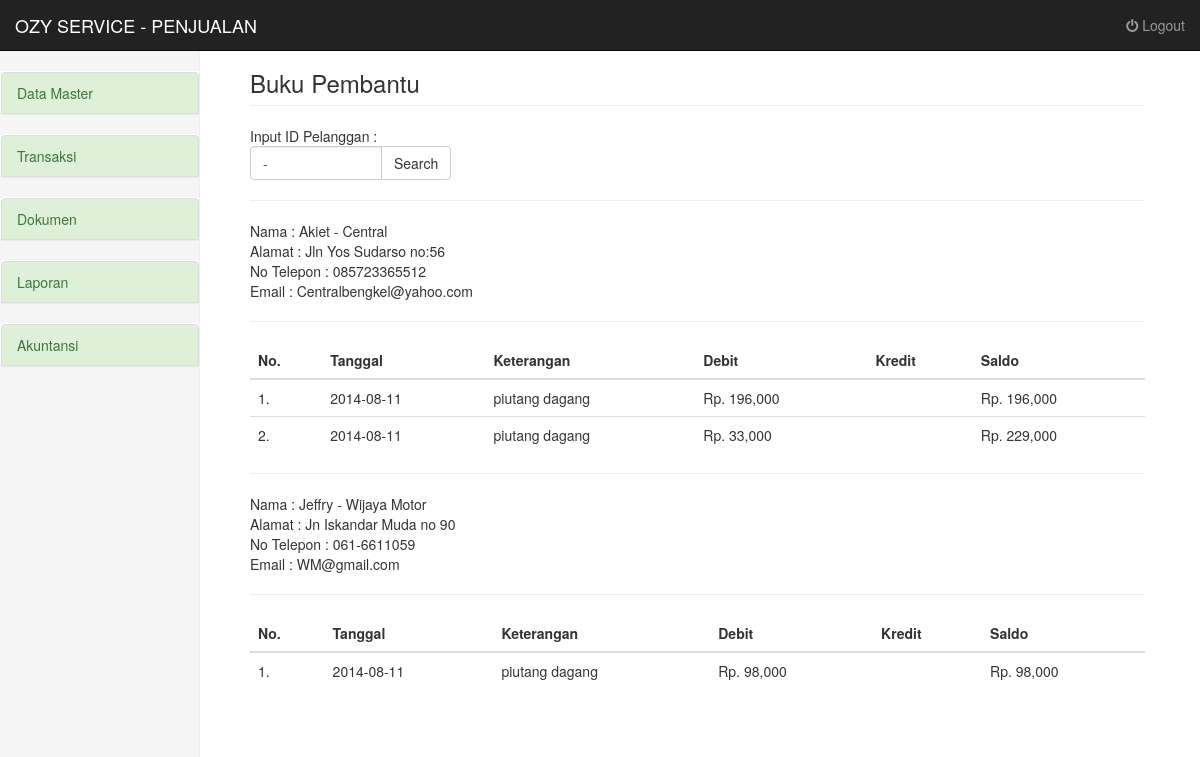
The page /penjualan/buku_besar_pembantu/index.php (signed in) on the database its author committed.
### tables this page shows
CREATE TABLE IF NOT EXISTS `pelanggan` (
  `id_pelanggan` varchar(20) NOT NULL,
  `nama_pelanggan` text NOT NULL,
  `toko` varchar(20) NOT NULL,
  `alamat` text NOT NULL,
  `no_telepon` text NOT NULL,
  `email` varchar(30) NOT NULL,
  PRIMARY KEY (`id_pelanggan`)
);

CREATE TABLE IF NOT EXISTS `jurnal` (
  `tanggal` date NOT NULL,
  `keterangan` varchar(50) NOT NULL,
  `ref` varchar(50) NOT NULL,
  `debit` int(10) NOT NULL,
  `kredit` int(10) NOT NULL,
  `pelanggan` varchar(20) NOT NULL,
  `no` int(20) NOT NULL AUTO_INCREMENT,
  PRIMARY KEY (`no`),
  UNIQUE KEY `no` (`no`)
);

### penjualan/buku_besar_pembantu/index.php (the view, shortened to what this page needs)
<?php
require_once("../templates/header.php");
$cari = $_GET["cari"];
?>
<div class="col-sm-9 col-sm-offset-3 col-md-10 col-md-offset-2 main">
<h3 class="page-header"></i> Buku Pembantu</h3>
<form class="form-inline" method="GET" action="index.php">
  <div class="row">
    <div class="col-lg-3">
        Input ID Pelanggan :
        <div class="input-group">
          <input type="text" class="form-control" name="cari" value="<?php echo $_GET['cari']; ?>">
          <span class="input-group-btn">
            <button class="btn btn-default" type="submit">Search</button>
          </span>
        </div>
      </div>
       <div class="col-lg-3">
</form>
       </div>
  </div>
  <div class="row">
  <div class="col-md-12">
    <?php
      $qid_p = mysql_query("SELECT DISTINCT pelanggan FROM jurnal WHERE pelanggan LIKE '%".$cari."%'");
      while($id_p = mysql_fetch_array($qid_p)){
    ?>
    <?php
      $pel = mysql_fetch_row(mysql_query("SELECT * FROM pelanggan WHERE id_pelanggan = '$id_p[0]'"));
    ?>
      <hr/>
      Nama : <?php echo $pel[1];?> - <?php echo $pel[2];?></br>
      Alamat : <?php echo $pel[3];?></br>
      No Telepon : <?php echo $pel[4];?></br>
      Email : <?php echo $pel[5];?></br>
      <hr/>
      <table class="table table-hover" border="0">
        <thead>
          <tr>
            <th>No.</th>
            <th>Tanggal</th>
            <th>Keterangan</th>
            <th>Debit</th>
            <th>Kredit</th>
            <th colspan="1">Saldo</th>
          </tr>
        </thead>
        <tbody>
          <?php
          $q = 1;
          $no = 1;
          $result = mysql_query("SELECT * FROM jurnal WHERE ((keterangan = 'piutang dagang') OR (keterangan = 'diskon penjualan') OR (keterangan = 'pendapatan lain-lain')) AND pelanggan = '$id_p[0]' ORDER BY no");
          $jum = mysql_num_rows(mysql_query("SELECT * FROM jurnal  WHERE ((keterangan = '$cari') OR (keterangan = 'diskon penjualan') OR (keterangan = 'pendapatan lain-lain')) AND tanggal <= '$d1' ORDER BY no"));
          $saldo = 0;
          $x = 0;
          while($row = mysql_fetch_array($result)){
            if($row[1] != "piutang dagang"){
              $x = $row[3] + $row[4];
            } else if($q <$jum){
              $q++;
                $saldo = $row[3] + $saldo - $x;
                $saldo = - $row[4] + $saldo + $x;
              $x = 0;
            } else if($q >= $jum and $row[1] == "piutang dagang" AND ($row[4] + $row[3] - $x > 0)){
          ?>
          <tr>
            <td><?php echo $no; ?>.</td>
            <td><?php echo $row[0]; ?></td>
            <td align="<?php if($row[4]==0){
                  echo "left";
                }else {
                  echo "left";
                }
                ?>"
              ><?php echo $row[1]; ?></td>
           <td><?php
              if($row[3]==0){
                $row[3]="-";
              } else {
                echo "Rp. ".number_format($row[3] - $x);
                $saldo = $row[3] + $saldo - $x;
              }?></td>
            <td><?php
              if($row[4]==0){
                $row[4]="-";
              } else {
                echo "Rp. ".number_format($row[4] - $x);
                $saldo = - $row[4] + $saldo + $x;
              }?></td>
            <td><?php
              if($saldo>0){
                echo "Rp. ".number_format($saldo);
              }
              ?></td>
          </tr>
          <?php
            $x = 0;
            $no++;
              } else {
                $x = 0;
              }
            }
          ?>
        </tbody>
      </table>
      <?php } ?>
  </div>
  </div>
<?php require_once("../templates/footer.php"); ?>

### assets/css/dashboard.css (style rules this page uses)
body { padding-top: 50px; }
.main { padding: 20px; }
@media (min-width: 768px) { .main { padding-right: 40px; padding-left: 40px; } }
.main .page-header { margin-top: 0; }

### rows shown on the page
pelanggan: nama_pelanggan "Akiet", toko "Central", alamat "Jln Yos Sudarso no:56", no_telepon "085723365512", email "Centralbengkel@yahoo.com"
jurnal: tanggal "2014-08-11", keterangan "piutang dagang", $row[3]-$x "196,000", debit "196,000"
jurnal: tanggal "2014-08-11", keterangan "piutang dagang", x "33,000", saldo "229,000"
pelanggan: nama_pelanggan "Jeffry", toko "Wijaya Motor", alamat "Jn Iskandar Muda no 90", no_telepon "061-6611059", email "WM@gmail.com"
jurnal: tanggal "2014-08-11", keterangan "piutang dagang", $row[3]-$x "98,000", debit "98,000"
